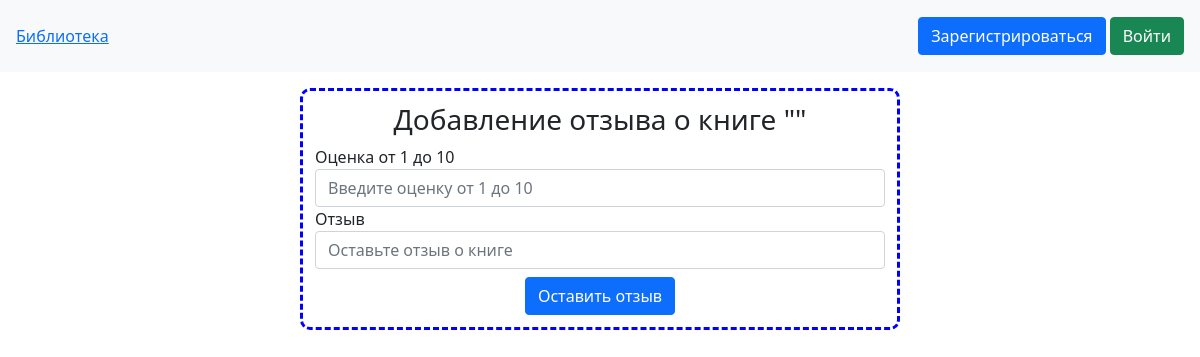
Page /books/id=2/reviews/add on the earlier database version.
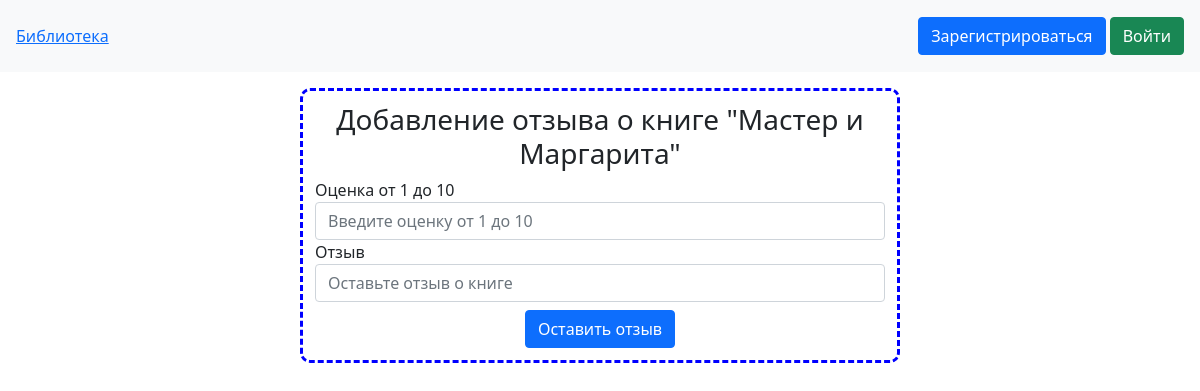
Same page on the later database version.
### models/book.py (models this page shows)
class Book(database, SerializerMixin):
    __tablename__ = "books"
    id = sqlalchemy.Column(sqlalchemy.Integer, primary_key=True,
                           autoincrement=True, nullable=False)
    title = sqlalchemy.Column(sqlalchemy.String, nullable=False, unique=True)
    description = sqlalchemy.Column(sqlalchemy.String, nullable=True)
    author_id = sqlalchemy.Column(sqlalchemy.Integer,
                                  sqlalchemy.ForeignKey("authors.id"))
    added_by = sqlalchemy.Column(sqlalchemy.Integer,
                                 sqlalchemy.ForeignKey("users.id"))
    genre_id = sqlalchemy.Column(sqlalchemy.Integer,
                                 sqlalchemy.ForeignKey("genres.id"))
    date_added = sqlalchemy.Column(sqlalchemy.DateTime, nullable=False,
                                   default=datetime.now)
    data_folder = sqlalchemy.Column(sqlalchemy.String, nullable=False)
    downloads_count = sqlalchemy.Column(sqlalchemy.Integer, nullable=False,
                                        default=0)
    reviews = orm.relationship("Review", back_populates="book")
    author = orm.relationship("Author")
    user = orm.relationship("User")
    genre = orm.relationship("Genre")

### app.py (the view, shortened to what this page needs)
@app.route("/books/id=<int:book_id>/reviews/add", methods=["GET", "POST"])
def show_review_add_page(book_id):
    session = db_manager.create_session()
    book = session.query(Book).get(book_id)
    form = AddReviewForm()
    return render_template("add_review.html", form=form, book=book)

### forms/add_review.py
class AddReviewForm(FlaskForm):
    rating = IntegerField("Оценка от 1 до 10", validators=[DataRequired(), NumberRange(1, 10)])
    content = StringField("Отзыв", validators=[DataRequired()])
    submit = SubmitField("Оставить отзыв")

### db_manager.py (called while the page is built)
def create_session() -> Session:
    global __factory
    return __factory()

### templates/add_review.html (shortened to what this page needs)
{%extends "base.html" %}
{% block content %}
<form method="post" class="dash-border mx-auto my-3 w-50" id="content">
    <h3 align="center">Добавление отзыва о книге "{{book.title}}"</h3>
    <div class="form-group">
        {{form.rating.label}}</br>
        {{form.rating(class="form-control", type="text", placeholder="Введите оценку от 1 до 10")}}
    </div>
    <div class="form-group">
        {{form.content.label}}</br>
        {{form.content(class="form-control", type="text", placeholder="Оставьте отзыв о книге")}}
    </div>
    <div class="form-group text-center mt-2">
        {{form.submit(class="btn btn-primary", type="submit")}}
    </div>
</form>
{% endblock %}

### templates/base.html (shortened to what this page needs)
<!DOCTYPE html>
<html>
<head>
    <link
            href="https://cdn.jsdelivr.net/npm/bootstrap@5.0.0-beta3/dist/css/bootstrap.min.css"
            rel="stylesheet"
            type="text/css"
    />
    <link
            href="/static/css/base.css"
            rel="stylesheet"
            type="text/css"
    />
</head>
<body>
<header>
    <nav class="navbar navbar-light bg-light p-3">
        <a class="navbar brand" href="/">Библиотека</a>
        <div>
            {% if current_user.is_authenticated %}
            <a class="btn btn-secondary" href="/user_profile">Профиль</a>
            <a class="btn btn-info" href="/logout">Выйти</a>
            {% else %}
            <a class="btn btn-primary" href="/register">Зарегистрироваться</a>
            <a class="btn btn-success" href="/login">Войти</a>
        </div>
        {% endif %}
    </nav>
</header>
{% block content %}{% endblock %}
</body>
</html>

### static/css/base.css (style rules this page uses)
.dash-border { border-style: dashed; border-radius: 10px; border-color: blue; padding: 1%; }

Differences in the rows shown:
added Book: title "Мастер и Маргарита"
